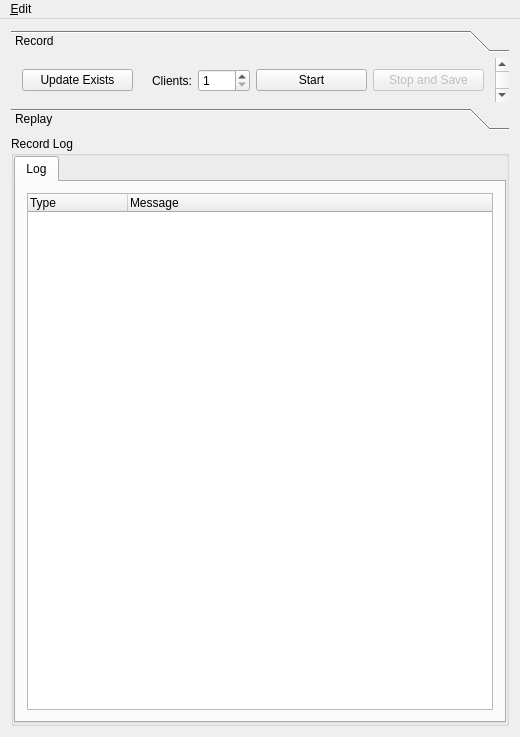
<?xml version="1.0" encoding="UTF-8"?>
<ui version="4.0">
 <class>OracleServerClass</class>
 <widget class="QMainWindow" name="OracleServerClass">
  <property name="geometry">
   <rect>
    <x>0</x>
    <y>0</y>
    <width>520</width>
    <height>737</height>
   </rect>
  </property>
  <property name="windowTitle">
   <string>OracleServer</string>
  </property>
  <widget class="QWidget" name="centralWidget">
   <layout class="QVBoxLayout" name="verticalLayout">
    <property name="sizeConstraint">
     <enum>QLayout::SetDefaultConstraint</enum>
    </property>
    <item>
     <widget class="QToolBox" name="toolBox">
      <property name="sizePolicy">
       <sizepolicy hsizetype="Preferred" vsizetype="Preferred">
        <horstretch>0</horstretch>
        <verstretch>0</verstretch>
       </sizepolicy>
      </property>
      <property name="minimumSize">
       <size>
        <width>400</width>
        <height>0</height>
       </size>
      </property>
      <property name="maximumSize">
       <size>
        <width>16777215</width>
        <height>100</height>
       </size>
      </property>
      <property name="currentIndex">
       <number>0</number>
      </property>
      <widget class="QWidget" name="page">
       <property name="geometry">
        <rect>
         <x>0</x>
         <y>0</y>
         <width>502</width>
         <height>48</height>
        </rect>
       </property>
       <attribute name="label">
        <string>Record</string>
       </attribute>
       <layout class="QHBoxLayout" name="horizontalLayout_3">
        <item>
         <widget class="QPushButton" name="update">
          <property name="enabled">
           <bool>true</bool>
          </property>
          <property name="text">
           <string>Update Exists</string>
          </property>
         </widget>
        </item>
        <item>
         <layout class="QHBoxLayout" name="horizontalLayout_2">
          <item>
           <widget class="QLabel" name="label">
            <property name="text">
             <string>Clients:</string>
            </property>
            <property name="alignment">
             <set>Qt::AlignRight|Qt::AlignTrailing|Qt::AlignVCenter</set>
            </property>
           </widget>
          </item>
          <item>
           <widget class="QSpinBox" name="clientNumber">
            <property name="frame">
             <bool>true</bool>
            </property>
            <property name="suffix">
             <string notr="true"/>
            </property>
            <property name="prefix">
             <string notr="true"/>
            </property>
            <property name="minimum">
             <number>1</number>
            </property>
           </widget>
          </item>
         </layout>
        </item>
        <item>
         <widget class="QPushButton" name="startRecord">
          <property name="enabled">
           <bool>true</bool>
          </property>
          <property name="text">
           <string>Start</string>
          </property>
         </widget>
        </item>
        <item>
         <widget class="QPushButton" name="stopRecord">
          <property name="enabled">
           <bool>false</bool>
          </property>
          <property name="text">
           <string>Stop and Save</string>
          </property>
         </widget>
        </item>
       </layout>
      </widget>
      <widget class="QWidget" name="page_3">
       <property name="geometry">
        <rect>
         <x>0</x>
         <y>0</y>
         <width>502</width>
         <height>48</height>
        </rect>
       </property>
       <attribute name="label">
        <string>Replay</string>
       </attribute>
       <layout class="QHBoxLayout" name="horizontalLayout">
        <item>
         <widget class="QCheckBox" name="dontKillMe">
          <property name="text">
           <string>Don't kill Chiwawa</string>
          </property>
         </widget>
        </item>
        <item>
         <widget class="QPushButton" name="testSpecific">
          <property name="text">
           <string>Specific Test</string>
          </property>
         </widget>
        </item>
        <item>
         <widget class="QPushButton" name="smokeBtn">
          <property name="text">
           <string>Smoke Test</string>
          </property>
         </widget>
        </item>
        <item>
         <widget class="QPushButton" name="regBtn">
          <property name="text">
           <string>Run all test case</string>
          </property>
         </widget>
        </item>
        <item>
         <widget class="QPushButton" name="stopReplay">
          <property name="enabled">
           <bool>false</bool>
          </property>
          <property name="text">
           <string>Stop</string>
          </property>
         </widget>
        </item>
       </layout>
      </widget>
     </widget>
    </item>
    <item>
     <widget class="QGroupBox" name="groupBox_2">
      <property name="sizePolicy">
       <sizepolicy hsizetype="Expanding" vsizetype="Expanding">
        <horstretch>0</horstretch>
        <verstretch>0</verstretch>
       </sizepolicy>
      </property>
      <property name="title">
       <string>Record Log</string>
      </property>
      <property name="flat">
       <bool>false</bool>
      </property>
      <layout class="QGridLayout" name="gridLayout_2">
       <property name="margin">
        <number>0</number>
       </property>
       <property name="spacing">
        <number>0</number>
       </property>
       <item row="0" column="0">
        <widget class="QTabWidget" name="logTab">
         <property name="sizePolicy">
          <sizepolicy hsizetype="Preferred" vsizetype="Preferred">
           <horstretch>0</horstretch>
           <verstretch>0</verstretch>
          </sizepolicy>
         </property>
         <property name="currentIndex">
          <number>0</number>
         </property>
         <property name="tabsClosable">
          <bool>false</bool>
         </property>
         <property name="movable">
          <bool>true</bool>
         </property>
         <widget class="QWidget" name="tab">
          <attribute name="title">
           <string>Log</string>
          </attribute>
          <layout class="QGridLayout" name="gridLayout_5">
           <item row="0" column="0">
            <widget class="QTreeWidget" name="log">
             <property name="rootIsDecorated">
              <bool>false</bool>
             </property>
             <column>
              <property name="text">
               <string>Type</string>
              </property>
             </column>
             <column>
              <property name="text">
               <string>Message</string>
              </property>
             </column>
            </widget>
           </item>
          </layout>
         </widget>
        </widget>
       </item>
      </layout>
     </widget>
    </item>
   </layout>
  </widget>
  <widget class="QMenuBar" name="menuBar">
   <property name="geometry">
    <rect>
     <x>0</x>
     <y>0</y>
     <width>520</width>
     <height>22</height>
    </rect>
   </property>
   <widget class="QMenu" name="menu_Edit">
    <property name="title">
     <string>&amp;Edit</string>
    </property>
    <addaction name="action_Preference"/>
   </widget>
   <addaction name="menu_Edit"/>
  </widget>
  <action name="action_Preference">
   <property name="text">
    <string>&amp;Preference</string>
   </property>
  </action>
 </widget>
 <layoutdefault spacing="6" margin="11"/>
 <resources>
  <include location="../oracleserver.qrc"/>
 </resources>
 <connections>
  <connection>
   <sender>regBtn</sender>
   <signal>clicked()</signal>
   <receiver>OracleServerClass</receiver>
   <slot>slot_startRegression()</slot>
   <hints>
    <hint type="sourcelabel">
     <x>517</x>
     <y>205</y>
    </hint>
    <hint type="destinationlabel">
     <x>1</x>
     <y>65</y>
    </hint>
   </hints>
  </connection>
  <connection>
   <sender>smokeBtn</sender>
   <signal>clicked()</signal>
   <receiver>OracleServerClass</receiver>
   <slot>slot_startSmokeTest()</slot>
   <hints>
    <hint type="sourcelabel">
     <x>54</x>
     <y>205</y>
    </hint>
    <hint type="destinationlabel">
     <x>0</x>
     <y>90</y>
    </hint>
   </hints>
  </connection>
 </connections>
 <slots>
  <slot>slot_replayMCR()</slot>
  <slot>slot_createMCR()</slot>
  <slot>slot_remoteClient()</slot>
  <slot>slot_startRegression()</slot>
  <slot>slot_startSmokeTest()</slot>
 </slots>
</ui>
